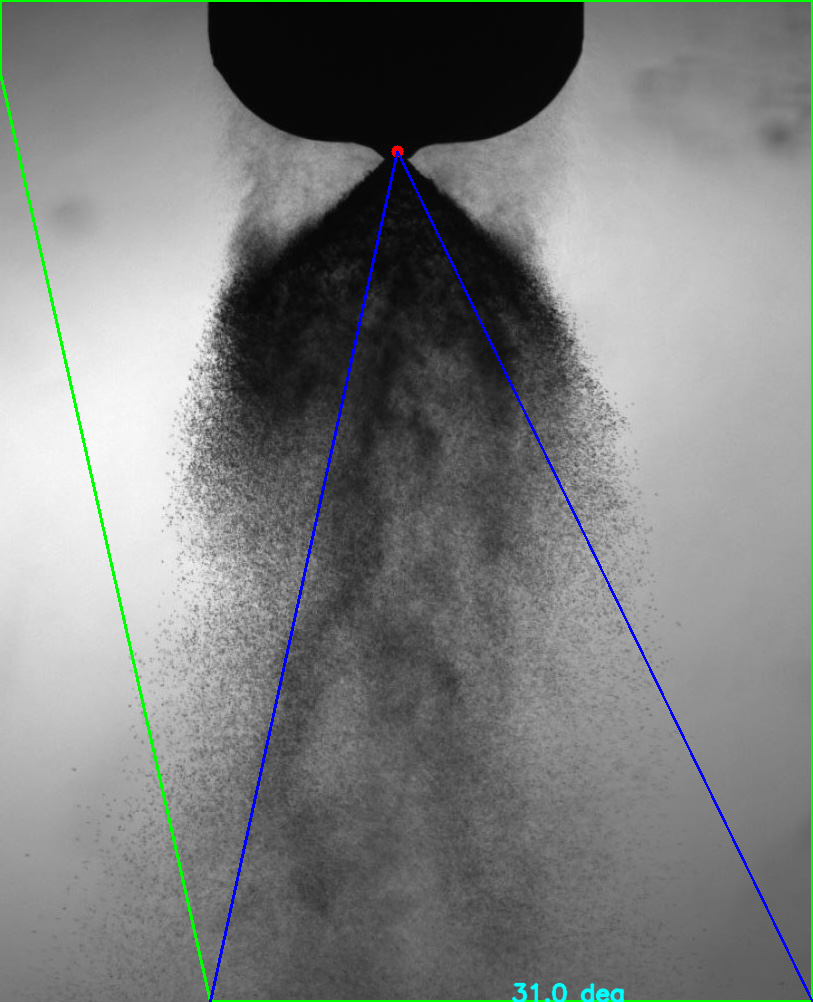
#> input picture Trials/Cone_Tester_annotated.png, 813 x 1002 px
$ python -i Cone_Tester.py   (imports and definitions only)
#> lines starting #> are read from the running program, lines starting #| are printed output that depends on the picture; after the words box and inside, x2 and y2 are one past the last pixel; in counts of white or black regions, pixels touching at a corner belong together
#> further down, picture is the input picture: shape (1002, 813, 3); mean B, G, R 126, 126.9, 124.2
# Merge term 1
"""
Cone detection script for spray angle measurement using TIFF frames.

Loads a frame, extracts the spray cone silhouette, fits left/right edges,
and overlays the measured angle onto the image.
"""
import argparse
import os
import time
from pathlib import Path

import cv2
import numpy as np

# Allow running from repo root
import sys
CURRENT_DIR = Path(__file__).resolve().parent
PROJECT_ROOT = CURRENT_DIR.parent
if str(PROJECT_ROOT / "src") not in sys.path:
    sys.path.insert(0, str(PROJECT_ROOT / "src"))

from config_loader import get_imaging_config  # noqa: E402


# [40 lines left out: functions _load_first_frame, _find_local_image, not called in this run]


def _preprocess(gray: np.ndarray) -> np.ndarray:
    """CLAHE + blur to stabilize thresholding (tuned for flashed white background)."""
    clahe = cv2.createCLAHE(clipLimit=2.0, tileGridSize=(8, 8))
    eq = clahe.apply(gray)
    blur = cv2.GaussianBlur(eq, (3, 3), 0)
    return blur


# [199 lines left out: functions _largest_contour, _compute_cone_angle, _fit_edge_lines, _fallback_angle_from_extents, _pick_contour, _get_apex_interactive, not called in this run]


def detect_cone(img_bgr: np.ndarray, apex_override: np.ndarray | None = None, steps_dir: Path | None = None):
    """
    Detect cone envelope and measure spray angle.
    Returns dictionary with annotations and measurements.
    """
    gray = cv2.cvtColor(img_bgr, cv2.COLOR_BGR2GRAY)
    processed = _preprocess(gray)

    # Apply gamma brighten
    gamma = 0.45
    processed_gamma = np.clip((processed / 255.0) ** (1.0 / gamma) * 255.0, 0, 255).astype(np.uint8)
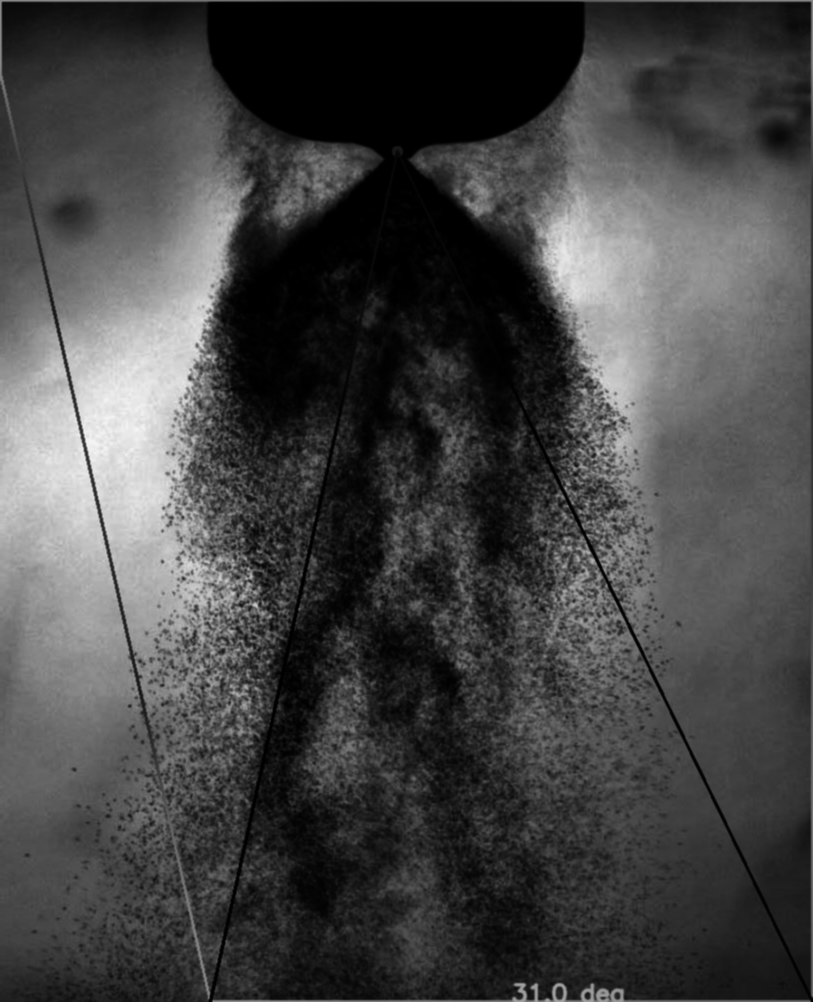
#> processed_gamma: shape (1002, 813); min 0, max 246, mean 68.7

    # Top-weight the image to emphasize dense cone top
    h, w = processed_gamma.shape
#> h = 1002; w = 813
    ramp = np.linspace(1.6, 1.0, h).astype(np.float32)[:, None]
    weighted = np.clip(processed_gamma.astype(np.float32) * ramp, 0, 255).astype(np.uint8)
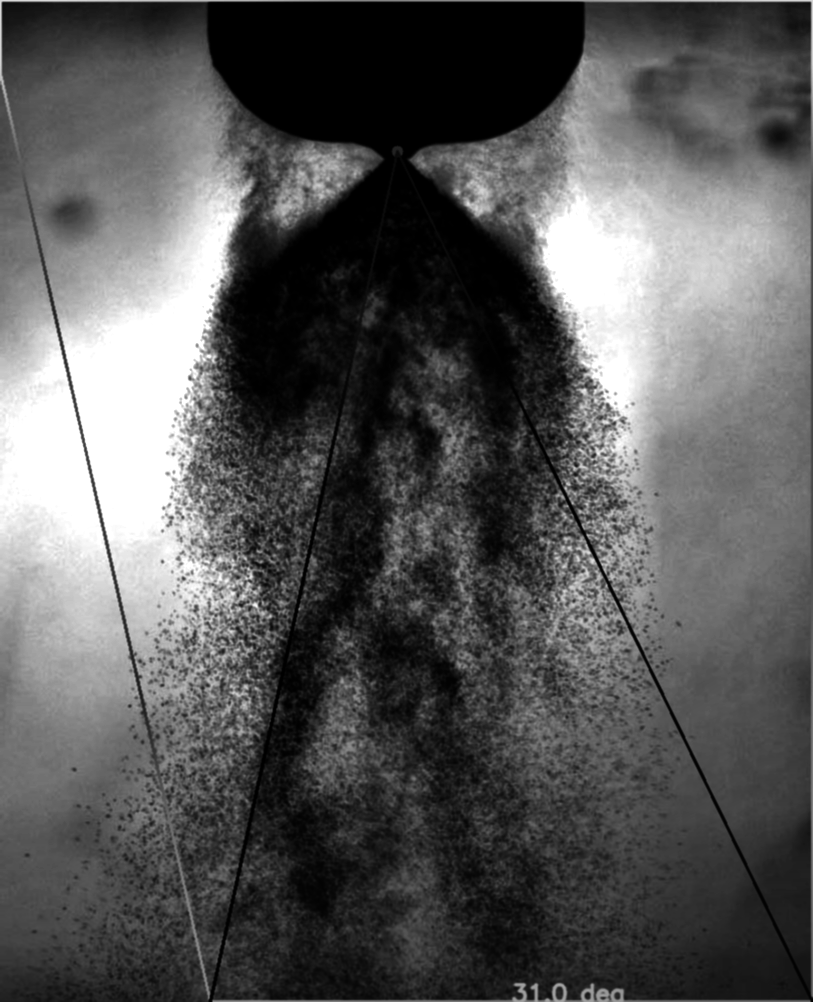
#> weighted: shape (1002, 813); min 0, max 255, mean 88

    # Fine mask (kept for reference, but coarse used for contour)
    block = 31 if 31 % 2 == 1 else 31 + 1
    fine_mask = cv2.adaptiveThreshold(weighted, 255, cv2.ADAPTIVE_THRESH_MEAN_C, cv2.THRESH_BINARY, block, -8)
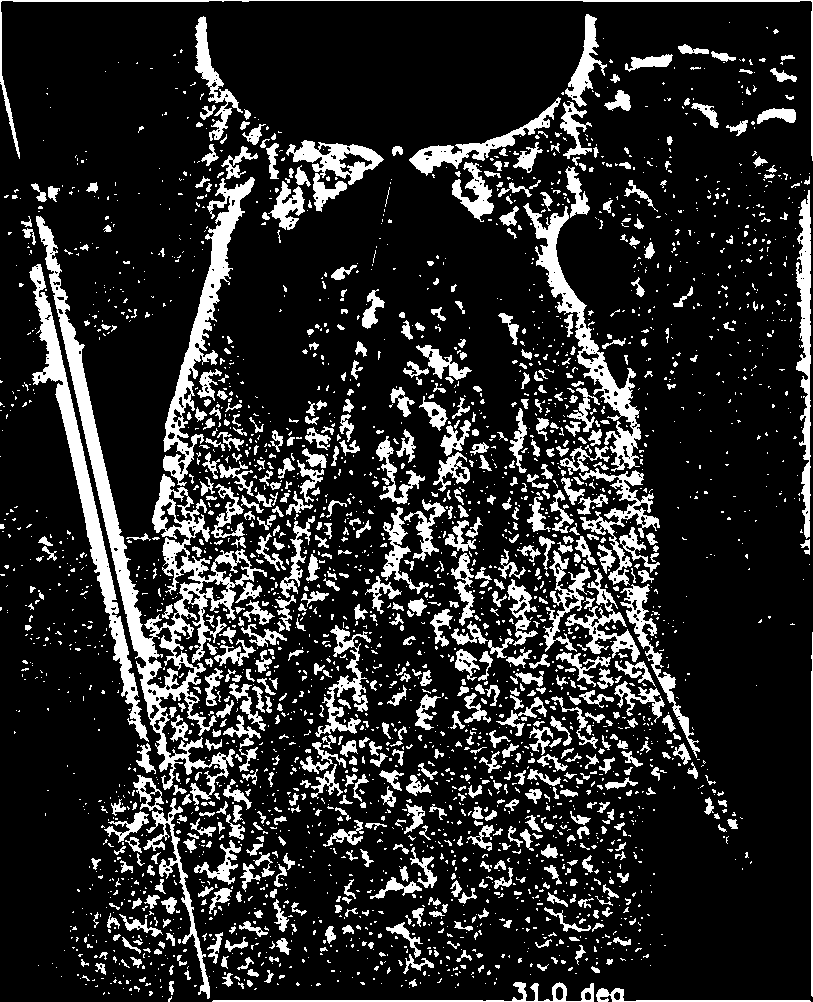
#> fine_mask: shape (1002, 813); 16.9% white; 3033 white regions (2288 under 20 px), largest, box (x1, y1, x2, y2) and area: (36, 216, 267, 805) 14635, (29, 264, 149, 742) 6172, (163, 177, 255, 486) 5270
    fg_ratio = fine_mask.mean() / 255.0
#> fg_ratio = 0.169
    top_mean = fine_mask[: max(1, h // 5), :].mean()
#> top_mean = 28.44
    bot_mean = fine_mask[-max(1, h // 5) :, :].mean()
#> bot_mean = 33.98
    if fg_ratio < 0.25 or top_mean < bot_mean:
        fine_mask = cv2.bitwise_not(fine_mask)
    fine_mask = cv2.morphologyEx(fine_mask, cv2.MORPH_OPEN, np.ones((3, 3), np.uint8), iterations=1)
#> fine_mask: shape (1002, 813); 81.5% white; 2030 black regions (1531 under 20 px), largest, box (x1, y1, x2, y2) and area: (36, 146, 328, 811) 30160, (523, 166, 700, 758) 13968, (22, 264, 156, 774) 6716
    fine_mask = cv2.morphologyEx(fine_mask, cv2.MORPH_CLOSE, np.ones((11, 11), np.uint8), iterations=1)
#> fine_mask: shape (1002, 813); 97.2% white; 56 black regions, largest, box (x1, y1, x2, y2) and area: (63, 327, 155, 657) 4587, (57, 385, 117, 613) 3051, (208, 184, 248, 284) 1655
    # Clear borders on fine mask to avoid frame-sized components (set to background)
    border_px_f = max(5, w // 100)
#> border_px_f = 8
    fine_mask[:, :border_px_f] = 255
    fine_mask[:, -border_px_f:] = 255
    fine_mask[:border_px_f, :] = 255
    fine_mask[-border_px_f:, :] = 255

    # Coarse mask for outline: heavier blur and close to capture outer envelope
    coarse_blur = cv2.GaussianBlur(weighted, (11, 11), 0)
    coarse_mask = cv2.adaptiveThreshold(coarse_blur, 255, cv2.ADAPTIVE_THRESH_MEAN_C, cv2.THRESH_BINARY, 41, -8)
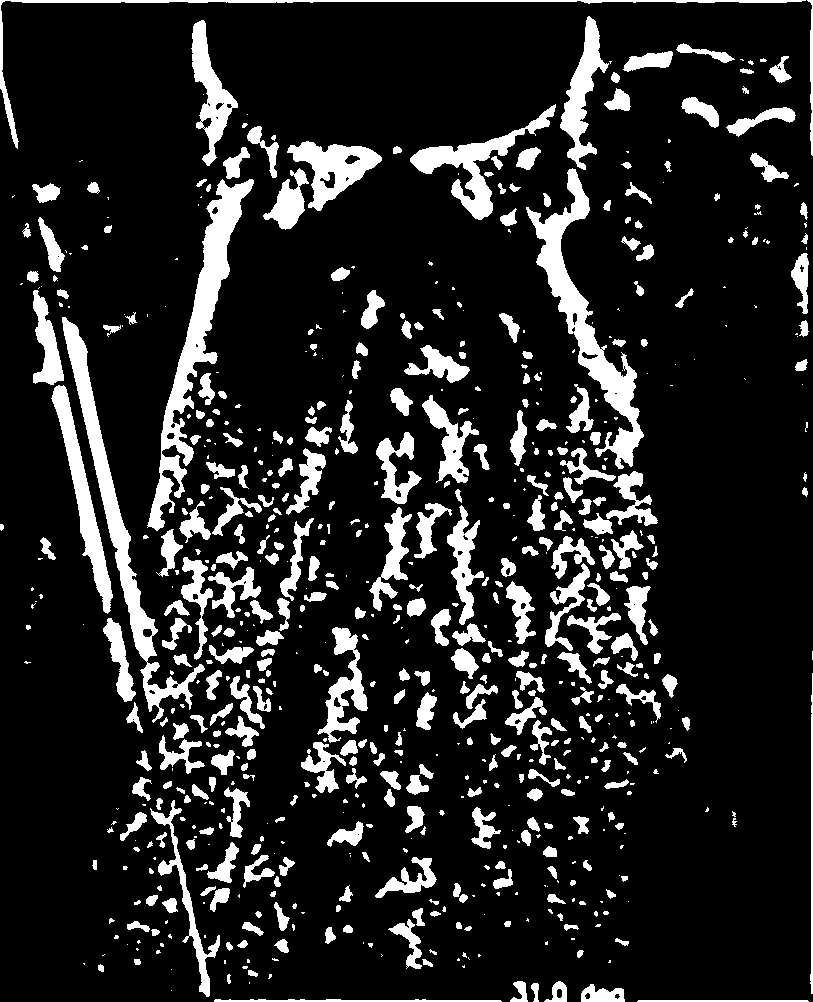
#> coarse_mask: shape (1002, 813); 14.5% white; 711 white regions (291 under 20 px), largest, box (x1, y1, x2, y2) and area: (147, 179, 254, 531) 7519, (526, 168, 644, 469) 7049, (62, 317, 205, 723) 6454
    fg_ratio_c = coarse_mask.mean() / 255.0
#> fg_ratio_c = 0.145
    top_mean_c = coarse_mask[: max(1, h // 5), :].mean()
#> top_mean_c = 33.5
    bot_mean_c = coarse_mask[-max(1, h // 5) :, :].mean()
#> bot_mean_c = 22.11
    if fg_ratio_c < 0.25 or top_mean_c < bot_mean_c:
        coarse_mask = cv2.bitwise_not(coarse_mask)
    coarse_mask = cv2.morphologyEx(coarse_mask, cv2.MORPH_OPEN, np.ones((3, 3), np.uint8), iterations=1)
#> coarse_mask: shape (1002, 813); 85.3% white; 634 black regions (256 under 20 px), largest, box (x1, y1, x2, y2) and area: (147, 179, 254, 531) 7564, (526, 168, 644, 469) 7117, (62, 317, 205, 723) 6503
    coarse_mask = cv2.morphologyEx(coarse_mask, cv2.MORPH_CLOSE, np.ones((15, 15), np.uint8), iterations=1)
#> coarse_mask: shape (1002, 813); 97.5% white; 25 black regions, largest, box (x1, y1, x2, y2) and area: (183, 187, 241, 362) 4001, (539, 216, 586, 314) 2212, (299, 144, 375, 185) 1761
    # Clear image borders to avoid selecting full-frame contour (set to background)
    border_px = max(5, w // 100)
#> border_px = 8
    coarse_mask[:, :border_px] = 255
    coarse_mask[:, -border_px:] = 255
    coarse_mask[:border_px, :] = 255
    coarse_mask[-border_px:, :] = 255

    # --- Contour-based triangle fit (revert to earlier stable behavior) ---
    contour_mask = coarse_mask.copy()
    # For contour finding, set borders to 0 to avoid suppression of edge foreground
    border_px_c = max(5, w // 100)
#> border_px_c = 8
    contour_mask[:, :border_px_c] = 0
    contour_mask[:, -border_px_c:] = 0
    contour_mask[:border_px_c, :] = 0
    contour_mask[-border_px_c:, :] = 0
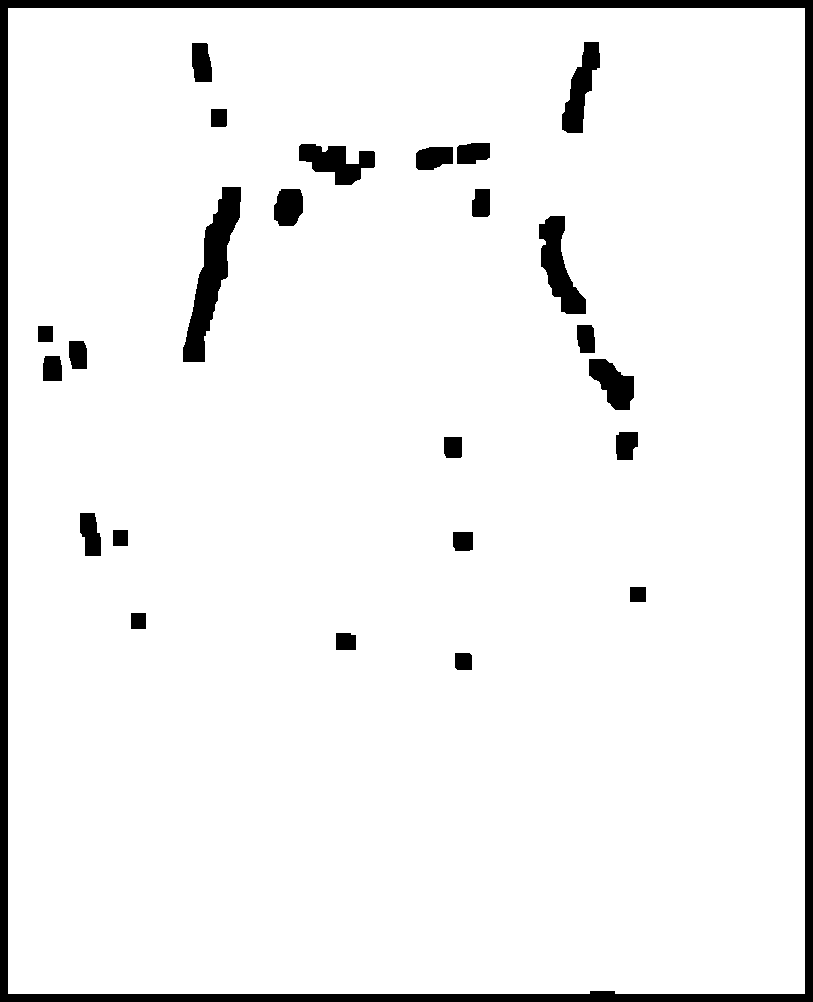
#> contour_mask: shape (1002, 813); 94% white; 25 black regions

    contours_fb, _ = cv2.findContours(contour_mask, cv2.RETR_EXTERNAL, cv2.CHAIN_APPROX_SIMPLE)
#> contours_fb = 1 contour; box (x1, y1, x2, y2) and area: (8, 8, 805, 994) 783983
    if not contours_fb:
        raise RuntimeError("No cone-like contour found")

    area_min = 0.01 * h * w
#> area_min = 8146.3
    area_max = 0.60 * h * w
#> area_max = 488775.6
    filtered = []
    for c in contours_fb:
        area = cv2.contourArea(c)
        if area < area_min or area > area_max:
            continue
        x, y, cw, ch = cv2.boundingRect(c)
        if ch / max(cw, 1) < 0.5:
            continue
        if x <= 1 or y <= 1 or x + cw >= w - 1 or y + ch >= h - 1:
            continue
        filtered.append(c)
#> this loop made 1 pass
#> area on pass 1: 783983
#> after the loop, filtered = []
    if filtered:
        filtered.sort(key=lambda c: c[:, 0, 1].min())
        contour_fb = filtered[0]
    else:
        # Fallback to largest contour if filters remove everything
        contour_fb = max(contours_fb, key=cv2.contourArea)
#> contour_fb = contour of 10 points, box (x1, y1, x2, y2) (8, 8, 805, 994), area 783983

    hull_fb = cv2.convexHull(contour_fb)
#> hull_fb = [[804, 8], [804, 993], [8, 993], [8, 8]]

    # Apex: topmost hull point or user override, clamp to top 10%
    if apex_override is not None:
        apex = apex_override.astype(float)
    else:
        apex_idx = np.argmin(hull_fb[:, 0, 1])
#> apex_idx = 0
        apex = hull_fb[apex_idx, 0, :].astype(float)
#> apex = [804, 8]
    if apex[1] > 0.1 * h:
        apex[1] = 0.1 * h

    # Collect hull points within top 25% band relative to apex
    band_limit = apex[1] + 0.25 * h
#> band_limit = 258.5
    hull_pts = hull_fb[:, 0, :]
#> hull_pts = [[804, 8], [804, 993], [8, 993], [8, 8]]
    band_pts = hull_pts[hull_pts[:, 1] <= band_limit]
#> band_pts = [[804, 8], [8, 8]]
    if len(band_pts) < 20:
        band_pts = hull_pts
#> band_pts = [[804, 8], [804, 993], [8, 993], [8, 8]]

    left_pts = band_pts[band_pts[:, 0] <= apex[0]]
#> left_pts = [[804, 8], [804, 993], [8, 993], [8, 8]]
    right_pts = band_pts[band_pts[:, 0] > apex[0]]
#> right_pts = empty array
    # Trim outliers horizontally using percentiles
    if len(left_pts) >= 5:
        lx_max = np.percentile(left_pts[:, 0], 60)
        left_pts = left_pts[left_pts[:, 0] <= lx_max]
    if len(right_pts) >= 5:
        rx_min = np.percentile(right_pts[:, 0], 40)
        right_pts = right_pts[right_pts[:, 0] >= rx_min]

    def fit_line_xy(points):
        if len(points) < 5:
            return None
        pts = np.array(points, dtype=float)
        yv = pts[:, 1]
        xv = pts[:, 0]
        A = np.vstack([yv, np.ones_like(yv)]).T
        m, b = np.linalg.lstsq(A, xv, rcond=None)[0]
        return m, b

    left_line = fit_line_xy(left_pts)
    right_line = fit_line_xy(right_pts)
    # Ensure expected orientation: left slope negative, right slope positive
    if left_line and left_line[0] > -0.05:
        left_line = None
    if right_line and right_line[0] < 0.05:
        right_line = None

    # Fallback: use full hull if one side missing
    if (left_line is None or right_line is None) and len(hull_pts) > 10:
        left_pts = hull_pts[hull_pts[:, 0] <= apex[0]]
        right_pts = hull_pts[hull_pts[:, 0] > apex[0]]
        left_line = fit_line_xy(left_pts)
        right_line = fit_line_xy(right_pts)

    # Second fallback: use extreme points to force a triangle if lines still missing
    if left_line is None or right_line is None:
        lx = hull_pts[:, 0].min()
#> lx = 8
        rx = hull_pts[:, 0].max()
#> rx = 804
        ly = hull_pts[hull_pts[:, 0] == lx][:, 1].mean()
#> ly = 500.5
        ry = hull_pts[hull_pts[:, 0] == rx][:, 1].mean()
#> ry = 500.5
        left_line = fit_line_xy(np.array([[lx, ly], [apex[0], apex[1] + h * 0.1]]))
        right_line = fit_line_xy(np.array([[rx, ry], [apex[0], apex[1] + h * 0.1]]))

    angle_deg = None
    if left_line and right_line:
        theta = abs(np.arctan(left_line[0]) - np.arctan(right_line[0]))
        theta_deg = np.degrees(theta)
        if theta_deg > 180:
            theta_deg = 360 - theta_deg
        if theta_deg > 90:
            theta_deg = 180 - theta_deg
        angle_deg = theta_deg
    else:
        angle_deg = None

    # Use coarse mask for downstream drawing
    mask = coarse_mask

    # [9 lines left out: function line_points, not called in this run]

    h, w = mask.shape
    p1_left = p2_left = p1_right = p2_right = None
    if left_line is not None:
        p1_left, p2_left = line_points(left_line, apex[1], h - 1, w)
    if right_line is not None:
        p1_right, p2_right = line_points(right_line, apex[1], h - 1, w)

    angle_text = f"{angle_deg:.1f} deg" if angle_deg is not None else "angle unavailable"

    overlay = cv2.cvtColor(mask, cv2.COLOR_GRAY2BGR)
    annotated = img_bgr.copy()

    # Save intermediate steps if requested
    if steps_dir:
        steps_dir.mkdir(parents=True, exist_ok=True)
        cv2.imwrite(str(steps_dir / "step1_gray.png"), gray)
        cv2.imwrite(str(steps_dir / "step2_clahe_blur.png"), processed)
        cv2.imwrite(str(steps_dir / "step3_gamma.png"), processed_gamma)
        cv2.imwrite(str(steps_dir / "step4_weighted.png"), weighted)
        cv2.imwrite(str(steps_dir / "step5_mask_fine.png"), fine_mask)
        cv2.imwrite(str(steps_dir / "step6_mask_coarse.png"), coarse_mask)
        contour_img = cv2.cvtColor(mask, cv2.COLOR_GRAY2BGR)
        if apex is not None:
            cv2.circle(contour_img, (int(apex[0]), int(apex[1])), 4, (0, 0, 255), -1)
        if left_line:
            lp1, lp2 = (int(left_line[0] * apex[1] + left_line[1]), int(apex[1])), (int(left_line[0] * (h - 1) + left_line[1]), h - 1)
            cv2.line(contour_img, lp1, lp2, (0, 255, 0), 1)
        if right_line:
            rp1, rp2 = (int(right_line[0] * apex[1] + right_line[1]), int(apex[1])), (int(right_line[0] * (h - 1) + right_line[1]), h - 1)
            cv2.line(contour_img, rp1, rp2, (0, 255, 0), 1)
        cv2.imwrite(str(steps_dir / "step7_lines.png"), contour_img)

    for img in (overlay, annotated):
        if left_line:
            lp1, lp2 = (int(left_line[0] * apex[1] + left_line[1]), int(apex[1])), (int(left_line[0] * (h - 1) + left_line[1]), h - 1)
            cv2.line(img, lp1, lp2, (0, 0, 255), 2)
        if right_line:
            rp1, rp2 = (int(right_line[0] * apex[1] + right_line[1]), int(apex[1])), (int(right_line[0] * (h - 1) + right_line[1]), h - 1)
            cv2.line(img, rp1, rp2, (0, 0, 255), 2)
        cv2.circle(img, (int(apex[0]), int(apex[1])), 6, (0, 0, 255), -1)
        # label near apex
        label_pos = (int(apex[0]) + 10, max(20, int(apex[1]) - 10))
        cv2.putText(
            img,
            angle_text,
            label_pos,
            cv2.FONT_HERSHEY_SIMPLEX,
            0.8,
            (255, 255, 0),
            2,
            cv2.LINE_AA,
        )
#> this loop made 2 passes
#> label_pos on passes 1 to 2: (814, 20), (814, 20)

    return {
        "mask": mask,
        "overlay": overlay,
        "annotated": annotated,
        "angle_deg": angle_deg,
        "angle_text": angle_text,
        "apex": apex,
        "left_line": left_line,
        "right_line": right_line,
        "p1_left": p1_left,
        "p2_left": p2_left,
        "p1_right": p1_right,
        "p2_right": p2_right,
    }


# [83 lines left out: functions build_output_dir, main, not called in this run]


# [2 lines not run here, left out]

>>> import cv2
>>> picture = cv2.imread('Cone_Tester_annotated.png')
>>> result = detect_cone(picture)
#> result = 12 items
